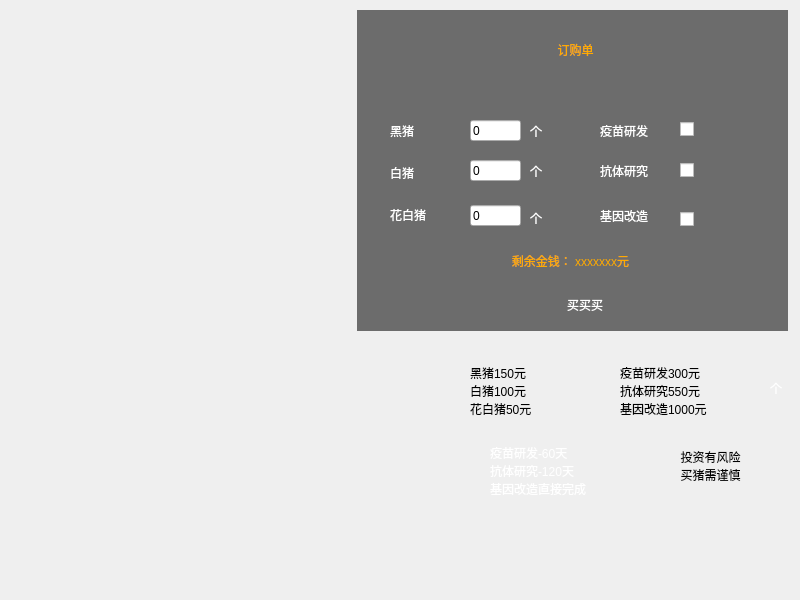
<?xml version="1.0" encoding="UTF-8"?>
<ui version="4.0">
 <class>store</class>
 <widget class="QMainWindow" name="store">
  <property name="geometry">
   <rect>
    <x>0</x>
    <y>0</y>
    <width>800</width>
    <height>600</height>
   </rect>
  </property>
  <property name="windowTitle">
   <string>MainWindow</string>
  </property>
  <widget class="QWidget" name="centralwidget">
   <widget class="QLabel" name="label">
    <property name="geometry">
     <rect>
      <x>0</x>
      <y>0</y>
      <width>800</width>
      <height>600</height>
     </rect>
    </property>
    <property name="styleSheet">
     <string notr="true">background-image: url(:/res/res/store_bgimg.png);</string>
    </property>
    <property name="text">
     <string/>
    </property>
   </widget>
   <widget class="QLabel" name="label_2">
    <property name="geometry">
     <rect>
      <x>357</x>
      <y>10</y>
      <width>431</width>
      <height>321</height>
     </rect>
    </property>
    <property name="styleSheet">
     <string notr="true">background-color: rgba(0, 0, 0, 140);</string>
    </property>
    <property name="text">
     <string/>
    </property>
   </widget>
   <widget class="QLabel" name="label_3">
    <property name="geometry">
     <rect>
      <x>390</x>
      <y>110</y>
      <width>68</width>
      <height>41</height>
     </rect>
    </property>
    <property name="styleSheet">
     <string notr="true">color: rgb(255, 255, 255);</string>
    </property>
    <property name="text">
     <string>黑猪</string>
    </property>
   </widget>
   <widget class="QLabel" name="label_4">
    <property name="geometry">
     <rect>
      <x>390</x>
      <y>152</y>
      <width>68</width>
      <height>41</height>
     </rect>
    </property>
    <property name="styleSheet">
     <string notr="true">color: rgb(255, 255, 255);</string>
    </property>
    <property name="text">
     <string>白猪</string>
    </property>
   </widget>
   <widget class="QLabel" name="label_5">
    <property name="geometry">
     <rect>
      <x>390</x>
      <y>194</y>
      <width>68</width>
      <height>41</height>
     </rect>
    </property>
    <property name="styleSheet">
     <string notr="true">color: rgb(255, 255, 255);</string>
    </property>
    <property name="text">
     <string>花白猪</string>
    </property>
   </widget>
   <widget class="QLineEdit" name="le_hei">
    <property name="geometry">
     <rect>
      <x>470</x>
      <y>120</y>
      <width>51</width>
      <height>21</height>
     </rect>
    </property>
    <property name="text">
     <string>0</string>
    </property>
   </widget>
   <widget class="QLineEdit" name="le_bai">
    <property name="geometry">
     <rect>
      <x>470</x>
      <y>160</y>
      <width>51</width>
      <height>21</height>
     </rect>
    </property>
    <property name="text">
     <string>0</string>
    </property>
   </widget>
   <widget class="QLineEdit" name="le_hua">
    <property name="geometry">
     <rect>
      <x>470</x>
      <y>205</y>
      <width>51</width>
      <height>21</height>
     </rect>
    </property>
    <property name="text">
     <string>0</string>
    </property>
   </widget>
   <widget class="QLabel" name="label_6">
    <property name="geometry">
     <rect>
      <x>600</x>
      <y>110</y>
      <width>68</width>
      <height>41</height>
     </rect>
    </property>
    <property name="styleSheet">
     <string notr="true">color: rgb(255, 255, 255);</string>
    </property>
    <property name="text">
     <string>疫苗研发</string>
    </property>
   </widget>
   <widget class="QLabel" name="label_7">
    <property name="geometry">
     <rect>
      <x>600</x>
      <y>145</y>
      <width>68</width>
      <height>51</height>
     </rect>
    </property>
    <property name="styleSheet">
     <string notr="true">color: rgb(255, 255, 255);</string>
    </property>
    <property name="text">
     <string>抗体研究</string>
    </property>
   </widget>
   <widget class="QLabel" name="label_8">
    <property name="geometry">
     <rect>
      <x>600</x>
      <y>200</y>
      <width>68</width>
      <height>31</height>
     </rect>
    </property>
    <property name="styleSheet">
     <string notr="true">color: rgb(255, 255, 255);</string>
    </property>
    <property name="text">
     <string>基因改造</string>
    </property>
   </widget>
   <widget class="QLabel" name="label_9">
    <property name="geometry">
     <rect>
      <x>470</x>
      <y>360</y>
      <width>101</width>
      <height>61</height>
     </rect>
    </property>
    <property name="text">
     <string>黑猪150元
白猪100元
花白猪50元</string>
    </property>
   </widget>
   <widget class="QLabel" name="label_10">
    <property name="geometry">
     <rect>
      <x>620</x>
      <y>360</y>
      <width>121</width>
      <height>61</height>
     </rect>
    </property>
    <property name="styleSheet">
     <string notr="true">font: 8pt &quot;Agency FB&quot;;</string>
    </property>
    <property name="text">
     <string>疫苗研发300元
抗体研究550元
基因改造1000元</string>
    </property>
   </widget>
   <widget class="QLabel" name="label_11">
    <property name="geometry">
     <rect>
      <x>490</x>
      <y>440</y>
      <width>121</width>
      <height>61</height>
     </rect>
    </property>
    <property name="styleSheet">
     <string notr="true">color: rgb(255, 255, 255);</string>
    </property>
    <property name="text">
     <string>疫苗研发-60天
抗体研究-120天
基因改造直接完成</string>
    </property>
   </widget>
   <widget class="QLabel" name="label_12">
    <property name="geometry">
     <rect>
      <x>660</x>
      <y>440</y>
      <width>101</width>
      <height>51</height>
     </rect>
    </property>
    <property name="text">
     <string>投资有风险
买猪需谨慎</string>
    </property>
    <property name="alignment">
     <set>Qt::AlignCenter</set>
    </property>
   </widget>
   <widget class="QLabel" name="label_13">
    <property name="geometry">
     <rect>
      <x>530</x>
      <y>120</y>
      <width>31</width>
      <height>21</height>
     </rect>
    </property>
    <property name="styleSheet">
     <string notr="true">color: rgb(255, 255, 255);</string>
    </property>
    <property name="text">
     <string>个</string>
    </property>
   </widget>
   <widget class="QLabel" name="label_15">
    <property name="geometry">
     <rect>
      <x>770</x>
      <y>380</y>
      <width>31</width>
      <height>16</height>
     </rect>
    </property>
    <property name="styleSheet">
     <string notr="true">color: rgb(255, 255, 255);</string>
    </property>
    <property name="text">
     <string>个</string>
    </property>
   </widget>
   <widget class="QLabel" name="label_18">
    <property name="geometry">
     <rect>
      <x>530</x>
      <y>210</y>
      <width>31</width>
      <height>16</height>
     </rect>
    </property>
    <property name="styleSheet">
     <string notr="true">color: rgb(255, 255, 255);</string>
    </property>
    <property name="text">
     <string>个</string>
    </property>
   </widget>
   <widget class="QLabel" name="label_19">
    <property name="geometry">
     <rect>
      <x>530</x>
      <y>160</y>
      <width>61</width>
      <height>21</height>
     </rect>
    </property>
    <property name="styleSheet">
     <string notr="true">color: rgb(255, 255, 255);</string>
    </property>
    <property name="text">
     <string>个</string>
    </property>
   </widget>
   <widget class="QLabel" name="label_20">
    <property name="geometry">
     <rect>
      <x>360</x>
      <y>24</y>
      <width>431</width>
      <height>51</height>
     </rect>
    </property>
    <property name="styleSheet">
     <string notr="true">font: 20pt &quot;方正粗圆简体&quot;;
color: rgb(255, 170, 0);</string>
    </property>
    <property name="text">
     <string>订购单</string>
    </property>
    <property name="alignment">
     <set>Qt::AlignCenter</set>
    </property>
   </widget>
   <widget class="QLabel" name="label_21">
    <property name="geometry">
     <rect>
      <x>390</x>
      <y>250</y>
      <width>361</width>
      <height>21</height>
     </rect>
    </property>
    <property name="styleSheet">
     <string notr="true">color: rgb(255, 170, 0);
font: 12pt &quot;黑体&quot;;</string>
    </property>
    <property name="text">
     <string>剩余金钱： xxxxxxx元</string>
    </property>
    <property name="alignment">
     <set>Qt::AlignCenter</set>
    </property>
   </widget>
   <widget class="QPushButton" name="pushButton">
    <property name="geometry">
     <rect>
      <x>520</x>
      <y>290</y>
      <width>130</width>
      <height>30</height>
     </rect>
    </property>
    <property name="styleSheet">
     <string notr="true">background-image: url(:/res/res/startbtn/btn_orange.png);
font: 12pt &quot;方正粗圆简体&quot;;
color: rgb(255, 255, 255);</string>
    </property>
    <property name="text">
     <string>买买买</string>
    </property>
    <property name="flat">
     <bool>true</bool>
    </property>
   </widget>
   <widget class="QPushButton" name="pushButton_2">
    <property name="geometry">
     <rect>
      <x>20</x>
      <y>510</y>
      <width>241</width>
      <height>101</height>
     </rect>
    </property>
    <property name="styleSheet">
     <string notr="true">background-color: rgba(255, 255, 255, 0);</string>
    </property>
    <property name="text">
     <string/>
    </property>
    <property name="flat">
     <bool>true</bool>
    </property>
   </widget>
   <widget class="QCheckBox" name="cb_60">
    <property name="geometry">
     <rect>
      <x>680</x>
      <y>120</y>
      <width>87</width>
      <height>19</height>
     </rect>
    </property>
    <property name="text">
     <string/>
    </property>
   </widget>
   <widget class="QCheckBox" name="cb_120">
    <property name="geometry">
     <rect>
      <x>680</x>
      <y>161</y>
      <width>87</width>
      <height>19</height>
     </rect>
    </property>
    <property name="text">
     <string/>
    </property>
   </widget>
   <widget class="QCheckBox" name="cb_180">
    <property name="geometry">
     <rect>
      <x>680</x>
      <y>210</y>
      <width>87</width>
      <height>19</height>
     </rect>
    </property>
    <property name="text">
     <string/>
    </property>
   </widget>
  </widget>
 </widget>
 <resources/>
 <connections/>
</ui>
